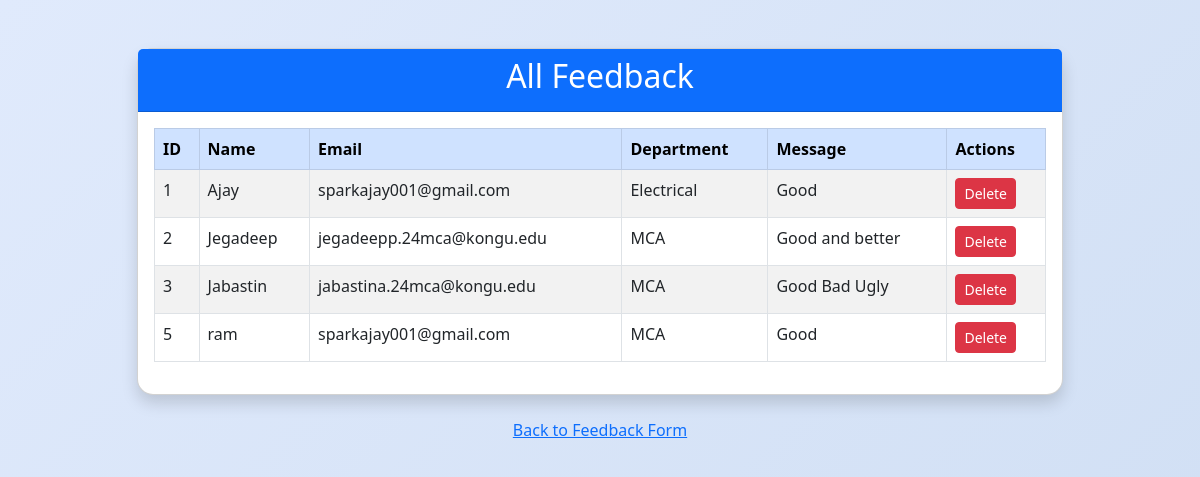
The page /admin (signed in) on the database its author committed.
### tables this page shows
CREATE TABLE feedback (
        id INTEGER PRIMARY KEY AUTOINCREMENT,
        name TEXT NOT NULL,
        email TEXT NOT NULL,
        department TEXT NOT NULL,
        message TEXT NOT NULL
    );

### app.py (the view)
@app.route('/admin')
def admin():
    if not session.get('admin_logged_in'):
        return redirect(url_for('login'))
    sort_by = request.args.get('sort_by', 'id')
    order = request.args.get('order', 'asc')
    valid_sort_fields = ['id', 'name', 'department', 'year_of_study']
    if sort_by not in valid_sort_fields:
        sort_by = 'id'
    if order not in ['asc', 'desc']:
        order = 'asc'
    conn = sqlite3.connect('feedback.db')
    c = conn.cursor()
    c.execute(f'SELECT * FROM feedback ORDER BY {sort_by} {order.upper()}')
    feedbacks = c.fetchall()
    conn.close()
    return render_template('admin.html', feedbacks=feedbacks, sort_by=sort_by, order=order)

### templates/admin.html (shortened to what this page needs)
<!DOCTYPE html>
<html lang="en">
<head>
    <link href="https://cdn.jsdelivr.net/npm/bootstrap@5.3.0/dist/css/bootstrap.min.css" rel="stylesheet">
    <link rel="stylesheet" href="/static/css/style.css">
</head>
<body class="bg-light">
    <div class="container mt-5">
        <div class="row justify-content-center">
            <div class="col-md-10">
                <div class="card shadow">
                    <div class="card-header bg-primary text-white text-center">
                        <h2>All Feedback</h2>
                    </div>
                    <div class="card-body">
                        <table class="table table-striped table-bordered">
                            <thead class="table-primary">
                                <tr>
                                    <th>ID</th>
                                    <th>Name</th>
                                    <th>Email</th>
                                    <th>Department</th>
                                    <th>Message</th>
                                    <th>Actions</th>
                                </tr>
                            </thead>
                            <tbody>
                                {% for fb in feedbacks %}
                                <tr>
                                    <td>{{ fb[0] }}</td>
                                    <td>{{ fb[1] }}</td>
                                    <td>{{ fb[2] }}</td>
                                    <td>{{ fb[3] }}</td>
                                    <td>{{ fb[4] }}</td>
                                    <td>
                                        <form action="/delete/{{ fb[0] }}" method="post" style="display:inline;">
                                            <button type="submit" class="btn btn-danger btn-sm" onclick="return confirm('Are you sure you want to delete this feedback?');">Delete</button>
                                        </form>
                                    </td>
                                </tr>
                                {% endfor %}
                            </tbody>
                        </table>
                    </div>
                </div>
                <div class="text-center mt-3">
                    <a href="/" class="btn btn-link">Back to Feedback Form</a>
                </div>
            </div>
        </div>
    </div>
</body>
</html>

### static/css/style.css (style rules this page uses)
body { background: linear-gradient(135deg, #e0eafc, #cfdef3); min-height: 100vh; }
.card { border-radius: 1rem; }
.card-header { border-top-left-radius: 1rem; border-top-right-radius: 1rem; }

### rows shown on the page
feedback: id "1", name "Ajay", email "sparkajay001@gmail.com", department "Electrical", message "Good"
feedback: id "2", name "Jegadeep", email "jegadeepp.24mca@kongu.edu", department "MCA", message "Good and better"
feedback: id "3", name "Jabastin", email "jabastina.24mca@kongu.edu", department "MCA", message "Good Bad Ugly"
feedback: id "5", name "ram", email "sparkajay001@gmail.com", department "MCA", message "Good"
